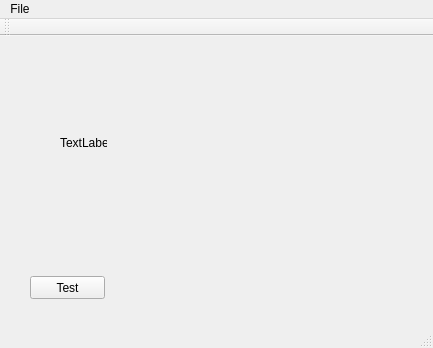
<?xml version="1.0" encoding="UTF-8"?>
<ui version="4.0">
 <class>MainWindow</class>
 <widget class="QMainWindow" name="MainWindow">
  <property name="geometry">
   <rect>
    <x>0</x>
    <y>0</y>
    <width>433</width>
    <height>348</height>
   </rect>
  </property>
  <property name="windowTitle">
   <string>MainWindow</string>
  </property>
  <widget class="QWidget" name="centralWidget">
   <widget class="QPushButton" name="pushButton">
    <property name="geometry">
     <rect>
      <x>30</x>
      <y>240</y>
      <width>75</width>
      <height>23</height>
     </rect>
    </property>
    <property name="text">
     <string>Test</string>
    </property>
   </widget>
   <widget class="QLabel" name="label">
    <property name="geometry">
     <rect>
      <x>60</x>
      <y>100</y>
      <width>47</width>
      <height>13</height>
     </rect>
    </property>
    <property name="text">
     <string>TextLabel</string>
    </property>
   </widget>
  </widget>
  <widget class="QMenuBar" name="menuBar">
   <property name="geometry">
    <rect>
     <x>0</x>
     <y>0</y>
     <width>433</width>
     <height>21</height>
    </rect>
   </property>
   <widget class="QMenu" name="menuTest_Window_for_Examples">
    <property name="title">
     <string>File</string>
    </property>
    <addaction name="actionFile"/>
   </widget>
   <addaction name="menuTest_Window_for_Examples"/>
  </widget>
  <widget class="QToolBar" name="mainToolBar">
   <attribute name="toolBarArea">
    <enum>TopToolBarArea</enum>
   </attribute>
   <attribute name="toolBarBreak">
    <bool>false</bool>
   </attribute>
  </widget>
  <widget class="QStatusBar" name="statusBar"/>
  <action name="actionFile">
   <property name="text">
    <string>Test</string>
   </property>
  </action>
 </widget>
 <layoutdefault spacing="6" margin="11"/>
 <resources/>
 <connections/>
</ui>
